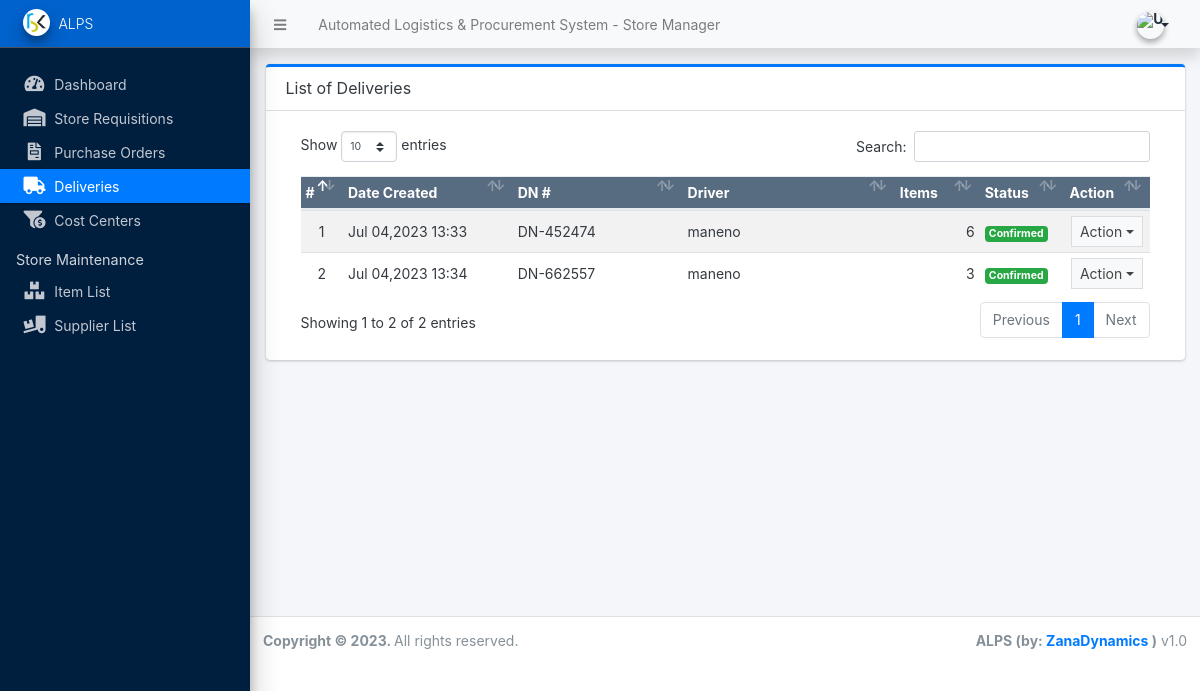
The page /s_manager/index.php?page=deliveries on the database as committed earlier.
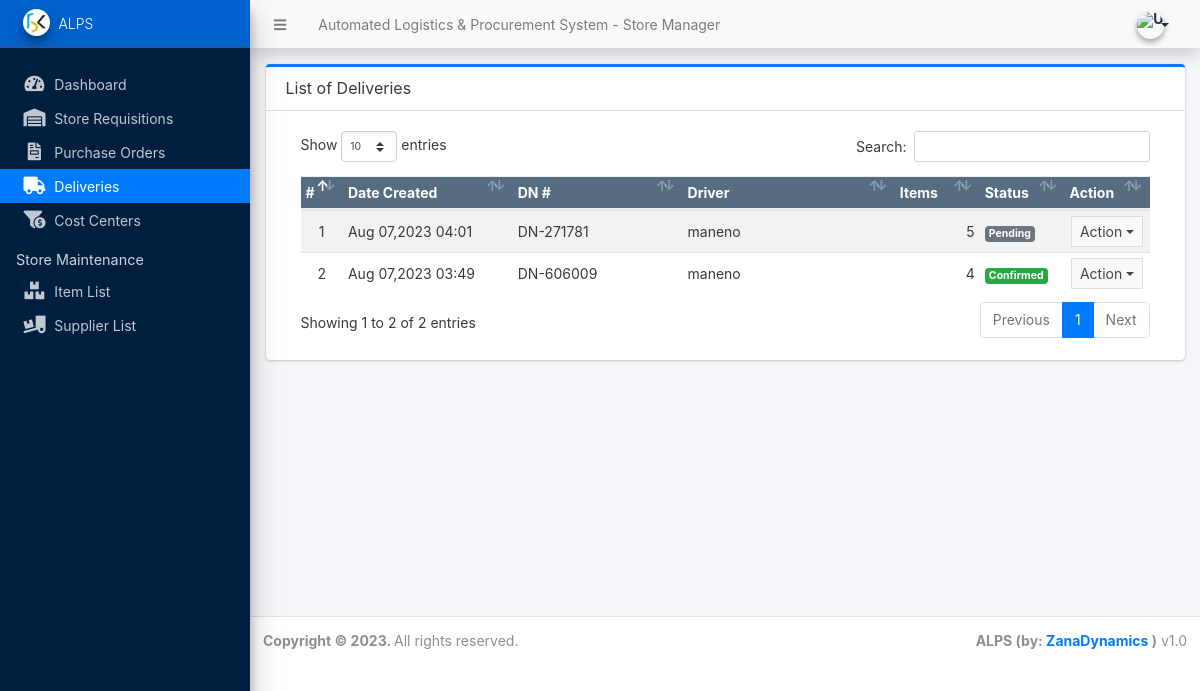
The same page on the database as committed later.
### tables this page shows
CREATE TABLE `delivery_list` (
  `id` int(11) NOT NULL,
  `dn_no` varchar(50) NOT NULL,
  `rq_no` int(11) NOT NULL,
  `driver_id` int(11) NOT NULL,
  `status` int(11) NOT NULL DEFAULT 0 COMMENT '0=pending, 1=confirmed',
  `notes` text NOT NULL,
  `received_by` varchar(250) NOT NULL,
  `date_received` datetime DEFAULT NULL,
  `date_created` datetime NOT NULL DEFAULT current_timestamp(),
  `date_updated` datetime DEFAULT NULL ON UPDATE current_timestamp()
);

CREATE TABLE `users` (
  `id` int(11) NOT NULL,
  `firstname` varchar(250) NOT NULL,
  `lastname` varchar(250) NOT NULL,
  `username` text NOT NULL,
  `password` text NOT NULL,
  `avatar` text DEFAULT NULL,
  `last_login` datetime DEFAULT NULL,
  `type` tinyint(1) NOT NULL DEFAULT 0,
  `date_added` datetime NOT NULL DEFAULT current_timestamp(),
  `date_updated` datetime DEFAULT NULL ON UPDATE current_timestamp()
);

### s_manager/deliveries/index.php (the view, shortened to what this page needs)
<div class="card card-outline card-primary">
	<div class="card-header">
		<h3 class="card-title">List of Deliveries</h3>
	</div>
	<div class="card-body">
		<div class="container-fluid">
			<div class="container-fluid">
				<table class="table table-hover table-striped">
					<colgroup>
						<col width="5%">
						<col width="20%">
						<col width="20%">
						<col width="25%">
						<col width="10%">
						<col width="10%">
						<col width="10%">
					</colgroup>
					<thead>
						<tr class="bg-navy disabled">
							<th>#</th>
							<th>Date Created</th>
							<th>DN #</th>
							<th>Driver</th>
							<th>Items</th>
							<th>Status</th>
							<th>Action</th>
						</tr>
					</thead>
					<tbody>
						<?php
						$i = 1;
						$qry = $conn->query("SELECT dl.*, u.username FROM `delivery_list` dl inner join `users` u on dl.driver_id = u.id order by unix_timestamp(dl.date_updated)");
						while ($row = $qry->fetch_assoc()) :
							$row['item_count'] = $conn->query("SELECT * FROM delivery_items where dn_id = '{$row['id']}'")->num_rows;
							$row['total_amount'] = $conn->query("SELECT sum(d.quantity * i.selling_price) as total FROM delivery_items d inner join item_list i on i.id = d.item_id where dn_id = '{$row['id']}'")->fetch_array()['total'];
						?>
							<tr>
								<td class="text-center"><?php echo $i++; ?></td>
								<td class=""><?php echo date("M d,Y H:i", strtotime($row['date_created'])); ?></td>
								<td class=""><?php echo $row['dn_no'] ?></td>
								<td class=""><?php echo $row['username'] ?></td>
								<td class="text-right"><?php echo number_format($row['item_count']) ?></td>
								<td>
									<?php
									switch ($row['status']) {
										case '1':
											echo '<span class="badge badge-success">Confirmed</span>';
											break;
										default:
											echo '<span class="badge badge-secondary">Pending</span>';
											break;
									}
									?>
								</td>
								<td align="center">
									<button type="button" class="btn btn-flat btn-default btn-sm dropdown-toggle dropdown-icon" data-toggle="dropdown">
										Action
									</button>
								</td>
							</tr>
						<?php endwhile; ?>
					</tbody>
				</table>
			</div>
		</div>
	</div>
</div>

Rows that differ between the two databases and show on the page:
removed delivery_list: date_created "Jul 04,2023 13:34", dn_no "DN-662557", driver.username "maneno", item_count "3", status "Confirmed"
added delivery_list: date_created "Aug 07,2023 04:01", dn_no "DN-271781", users.username "maneno", driver "5", status "Pending"
changed delivery_list: date_created "Jul 04,2023 13:33" → "Aug 07,2023 03:49"; dn_no "DN-452474" → "DN-606009"; item_count "6" → "4"
